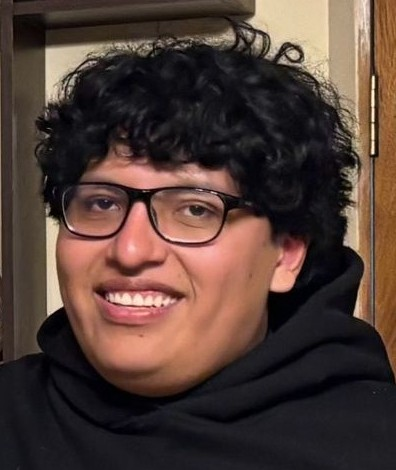
#> input picture Clase1/chanki.jpg, 396 x 470 px
$ jupyter execute practica3.ipynb
#> lines starting #> are read from the running program, lines starting #| are printed output that depends on the picture; after the words box and inside, x2 and y2 are one past the last pixel; in counts of white or black regions, pixels touching at a corner belong together
Crear una imagen en RGB que contenga 4 cuadrantes en rojo, verde, azul y negro

[cell 1]
import cv2
import matplotlib.pyplot as plt
import numpy as np

plt.rcParams['figure.figsize']=[10,5]

# Cuadrantes
size_cuadrante = 50

# Cuadrante rojo (esquina de  izquierda)
R = np.ones((size_cuadrante, size_cuadrante)) * 255
G = np.ones((size_cuadrante, size_cuadrante)) * 0
B = np.ones((size_cuadrante, size_cuadrante)) * 0
cuadrante_rojo = np.dstack((R, G, B))

#Cuadrante verde (esquina izquierda)
R = np.ones((size_cuadrante, size_cuadrante)) * 0
G = np.ones((size_cuadrante, size_cuadrante)) * 255
B = np.ones((size_cuadrante, size_cuadrante)) * 0
cuadrante_verde = np.dstack((R, G, B))

#Cuadrante azul (esquina abajo izquierda)
R = np.ones((size_cuadrante, size_cuadrante)) * 0
G = np.ones((size_cuadrante, size_cuadrante)) * 0
B = np.ones((size_cuadrante, size_cuadrante)) * 255
cuadrante_azul = np.dstack((R, G, B))

# Cuadrante negro (esquina abajo derecha)
R = np.ones((size_cuadrante, size_cuadrante)) * 0
G = np.ones((size_cuadrante, size_cuadrante)) * 0
B = np.ones((size_cuadrante, size_cuadrante)) * 0
cuadrante_negro = np.dstack((R, G, B))

size_total = size_cuadrante * 2
imagen = np.zeros((size_total, size_total, 3))

for i in range(size_cuadrante):
    for j in range(size_cuadrante):
        # parte roja (esquina arriba izquierda)
        imagen[i, j] = [255, 0, 0]
        # parte verde (esquina arriba derecha)
        imagen[i, j + size_cuadrante] = [0, 255, 0]
        # parte azul (esquina abajo izquierda)
        imagen[i + size_cuadrante, j] = [0, 0, 255]
        # parte negra (esquina abajo derecha)
        imagen[i + size_cuadrante, j + size_cuadrante] = [0, 0, 0]
imagen_completa = np.array(imagen, dtype=int)

# Mostrar
plt.figure()
plt.imshow(imagen)
plt.title('Rojo, Verde, Azul, Negro')
plt.show()
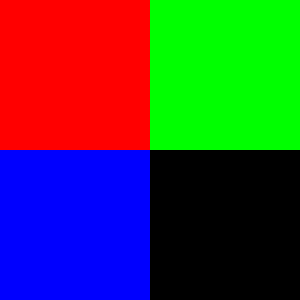
#> shown: shape (100, 100, 3) float64 (shown 3 times larger); mean R, G, B 0.25, 0.25, 0.25

HSV a RGB

[cell 2]
import cv2
import matplotlib.pyplot as plt
import numpy as np

imagen1 = cv2.imread('chanki.jpg')
#> imagen1 is the input picture: shape (470, 396, 3); mean B, G, R 54.2, 61.1, 81
img_rgb = cv2.cvtColor(imagen1, cv2.COLOR_BGR2RGB)

# Funcion para convertir de RGB a HSV
def RGB2HSV(img):
    img = img.astype(np.float32)
    img = img / 255
    nueva_img = np.zeros_like(img)

    maxChanel = np.argmax(img, axis=2)
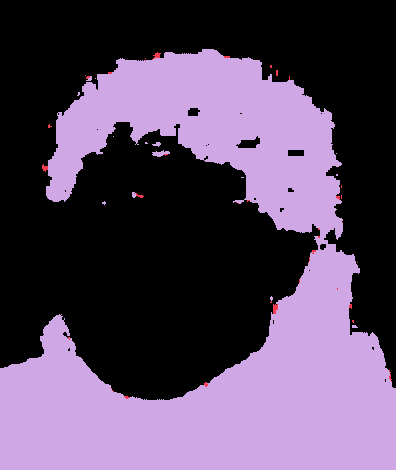
#> maxChanel: shape (470, 396) int64; 3 distinct labels, from 0 to 2; one colour per label, 0 black
    maxValue = np.amax(img, axis=2)
    minValue = np.amin(img, axis=2)
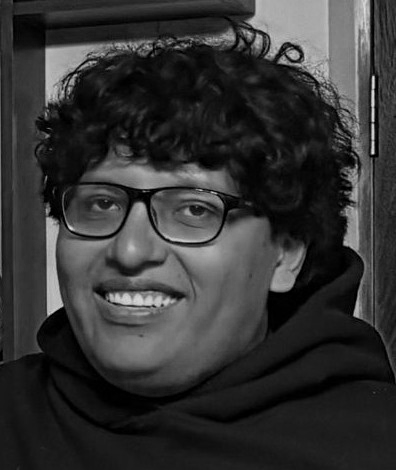
#> minValue: shape (470, 396) float32; min 0, max 0.898, mean 0.203

    nueva_img[...,2] = maxValue

    # Saturación
    for i in range(img.shape[0]):
        for j in range(img.shape[1]):
            if maxValue[i,j] ==0:
                nueva_img[i,j,1] = 0
            else:
                nueva_img[i,j,1] = (maxValue[i,j] - minValue[i,j]) / maxValue[i,j]
    for i in range(img.shape[0]):
        for j in range(img.shape[1]):
            if maxValue[i,j] == minValue[i,j]:
                nueva_img[i,j,0] = 0
            elif maxChanel[i,j] == 0:  # R
                nueva_img[i,j,0] = 60 * ((img[i,j,1] - img[i,j,2]) / (maxValue[i,j] - minValue[i,j]))
            elif maxChanel[i,j] == 1:  # G
                nueva_img[i,j,0] = 120 + 60 * ((img[i,j,2] - img[i,j,0]) / (maxValue[i,j] - minValue[i,j]))
            elif maxChanel[i,j] == 2:  # B
                nueva_img[i,j,0] = 240 + 60 * ((img[i,j,0] - img[i,j,1]) / (maxValue[i,j] - minValue[i,j]))
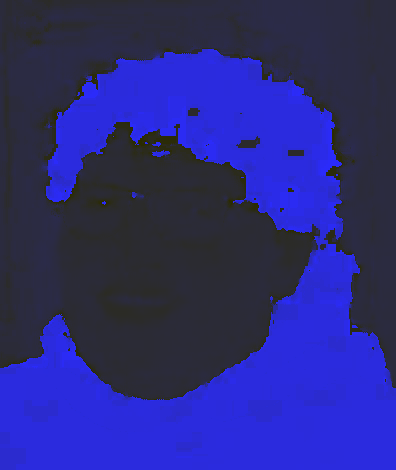
#> nueva_img: shape (470, 396, 3) float32; mean of channels 0, 1, 2 115.2, 0.3, 0.3; drawn with min black and max white

    # Ajuste de negativos
    nueva_img[...,0][nueva_img[...,0] < 0] += 360
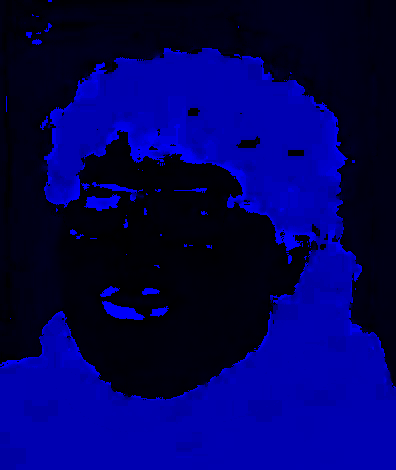
#> nueva_img: shape (470, 396, 3) float32; 3.97% of pixels changed, all inside (x1, y1, x2, y2) = (0, 0, 396, 400); drawn with min black and max white

    return nueva_img

# Función HSV2RGB
def HSV2RGB(hsv_img):
    nueva_img = np.zeros_like(hsv_img)

    for i in range(hsv_img.shape[0]):
        for j in range(hsv_img.shape[1]):
            H = hsv_img[i,j,0]
            S = hsv_img[i,j,1]
            V = hsv_img[i,j,2]

            if S == 0:
                nueva_img[i,j] = [V, V, V]
            else:
                # FÓRMULA 1: Convertir H a sector 0-5
                H_sector = H / 60
                sector = int(H_sector)
                H_resto = H_sector - sector

                # FÓRMULA 2: Calcular C y X según las fórmulas de la imagen
                # C = V * S  (color base)
                C = V * S
                # X = C * (1 - |(H/60) mod 2 - 1|)
                X = C * (1 - abs(H_resto - 1))
                # m = V - C  (luminosidad)
                m = V - C

                # FÓRMULA 3: Asignar RGB según el sector (tabla de conversión)
                if sector == 0:  # (0°-60°): Rojo
                    nueva_img[i,j] = [C, X, 0]
                elif sector == 1:  # (60°-120°): Amarillo
                    nueva_img[i,j] = [X, C, 0]
                elif sector == 2:  # (120°-180°): Verde
                    nueva_img[i,j] = [0, C, X]
                elif sector == 3:  # (180°-240°): Cian
                    nueva_img[i,j] = [0, X, C]
                elif sector == 4:  # (240°-300°): Azul
                    nueva_img[i,j] = [X, 0, C]
                else:  # (300°-360°): Magenta
                    nueva_img[i,j] = [C, 0, X]

                # FÓRMULA 4: Agregar m a cada componente y convertir a rango 0-1
                # RGB_final = [R + m, G + m, B + m]
                nueva_img[i,j,0] = nueva_img[i,j,0] + m
                nueva_img[i,j,1] = nueva_img[i,j,1] + m
                nueva_img[i,j,2] = nueva_img[i,j,2] + m
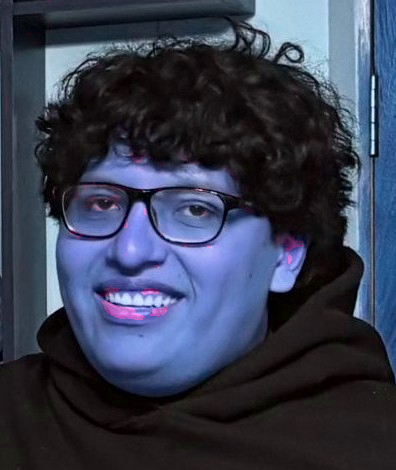
#> nueva_img: shape (470, 396, 3) float32; mean of channels 0, 1, 2 0.318, 0.24, 0.215; drawn as B, G, R

    return nueva_img

# Generar imagen HSV
hsv_img = RGB2HSV(img_rgb)

# Convertir de vuelta a RGB
img_rgb_resultado = HSV2RGB(hsv_img)

# Canal Rojo
canal_rojo = np.zeros_like(img_rgb_resultado)
canal_rojo[:,:,0] = img_rgb_resultado[:,:,0]
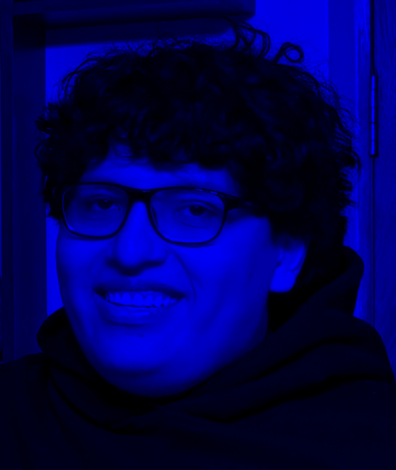
#> canal_rojo: shape (470, 396, 3) float32; mean of channels 0, 1, 2 0.318, 0, 0; drawn as B, G, R

# Canal Verde
canal_verde = np.zeros_like(img_rgb_resultado)
canal_verde[:,:,1] = img_rgb_resultado[:,:,1]
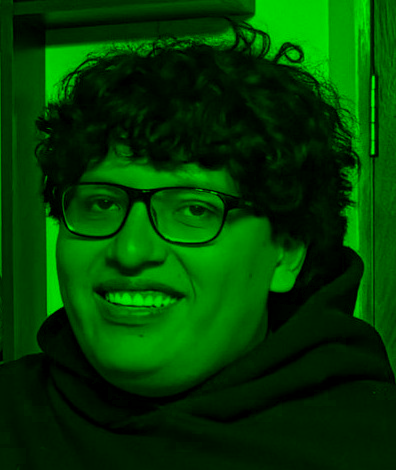
#> canal_verde: shape (470, 396, 3) float32; mean of channels 0, 1, 2 0, 0.24, 0; drawn as B, G, R

# Canal Azul
canal_azul = np.zeros_like(img_rgb_resultado)
canal_azul[:,:,2] = img_rgb_resultado[:,:,2]
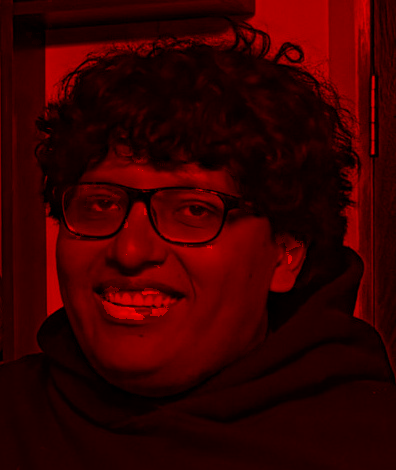
#> canal_azul: shape (470, 396, 3) float32; mean of channels 0, 1, 2 0, 0, 0.215; drawn as B, G, R

# Resultados
fig, axs = plt.subplots(1,5,figsize=(30,10))

axs[0].imshow(img_rgb)
axs[0].set_title('Imagen Original RGB')
axs[0].axis('off')

axs[1].imshow(canal_rojo)
axs[1].set_title('Canal Rojo (R)')
axs[1].axis('off')

axs[2].imshow(canal_verde)
axs[2].set_title('Canal Verde (G)')
axs[2].axis('off')

axs[3].imshow(canal_azul)
axs[3].set_title('Canal Azul (B)')
axs[3].axis('off')

axs[4].imshow(img_rgb_resultado)
axs[4].set_title('Imagen Reconstruida RGB')
axs[4].axis('off')

plt.show()

img_rgb_final = (img_rgb_resultado * 255).astype(np.uint8)
cv2.imwrite('imagen_reconstruida_rgb.png', cv2.cvtColor(img_rgb_final, cv2.COLOR_RGB2BGR))
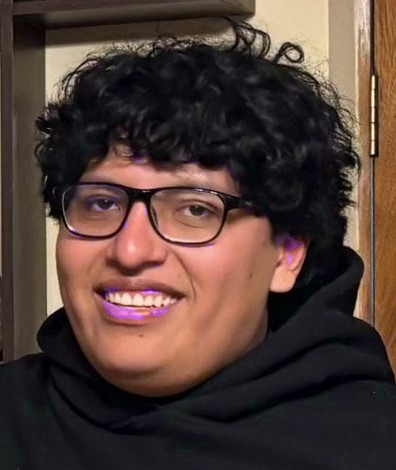
#> saved as imagen_reconstruida_rgb.png: shape (470, 396, 3); mean B, G, R 54.7, 61.2, 81
#> Out = True

$ run again, with Clase1/Hardy_gris.jpg copied over Clase1/chanki.jpg
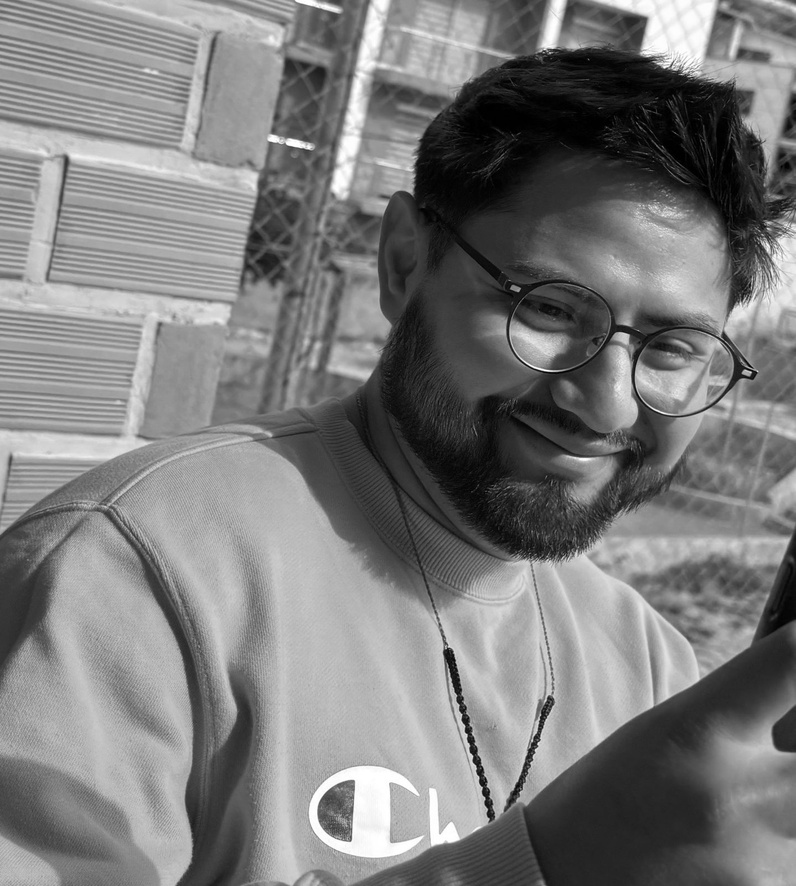
#> input picture Clase1/Hardy_gris.jpg, 796 x 886 px, shrunk from 1438 x 1600 before the run
#> imagen1 is the input picture: shape (886, 796, 3); min 0, max 255, mean 123.8
#> maxChanel: shape (886, 796) int64; every value is 0
#> `canal_rojo[:,:,0] = img_rgb_resultado[:,:,0]`:
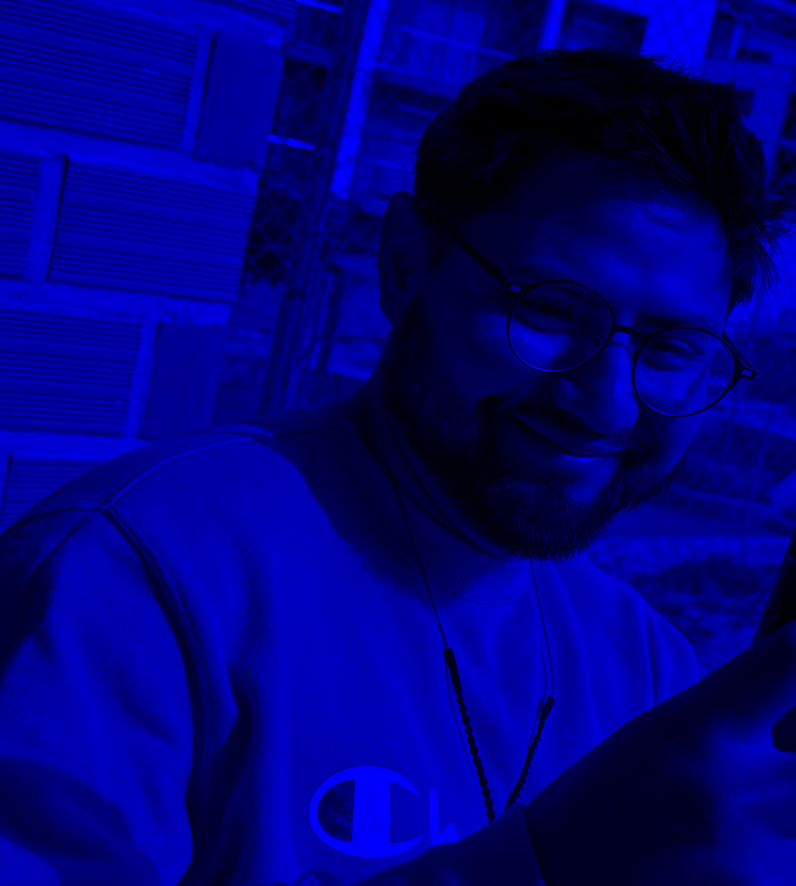
#> canal_rojo: shape (886, 796, 3) float32; mean of channels 0, 1, 2 0.486, 0, 0; drawn as B, G, R
#> `canal_verde[:,:,1] = img_rgb_resultado[:,:,1]`:
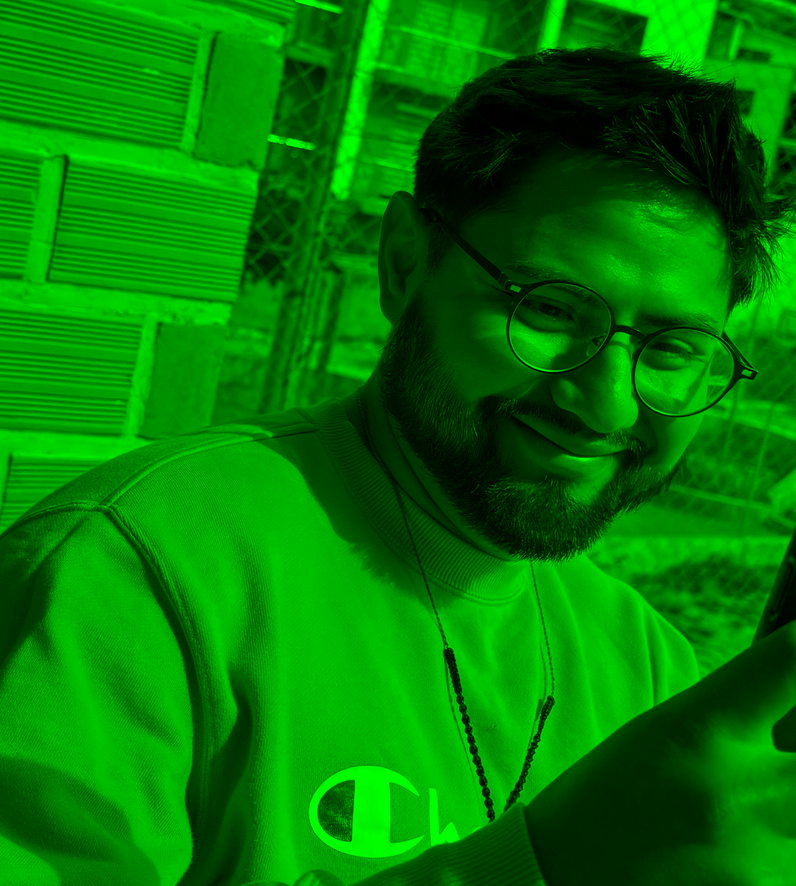
#> canal_verde: shape (886, 796, 3) float32; mean of channels 0, 1, 2 0, 0.486, 0; drawn as B, G, R
#> Out = True
